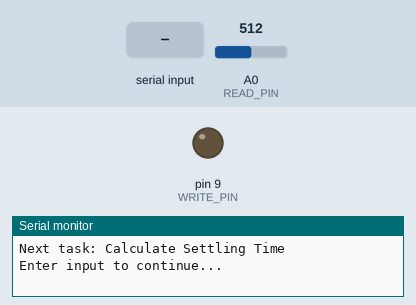
Simulated run of this sketch. Board: Arduino Uno, built with avr-gcc and run on an emulated ATmega328P. Parts: output pins drawn as LEDs (lit = HIGH), the last lines printed to the serial monitor. The inputs (shaded band) are chosen by the test bench; at power-on: A0 (READ_PIN) = 512.

Above: at 1.2 s.
1.3 s: "1" received over Serial
At 3.5 s:
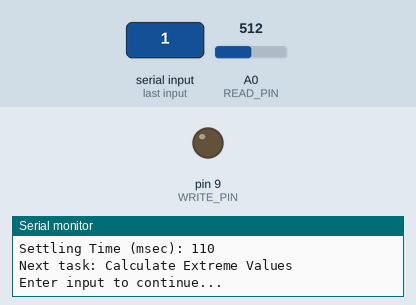
3.8 s: "0" received over Serial
At 3.97 s:
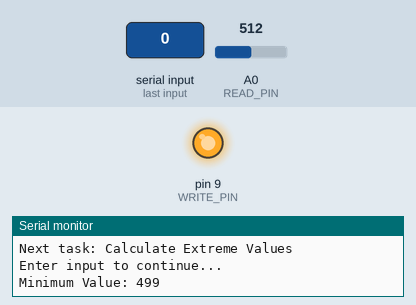
5.5 s: "2" received over Serial
At 5.78 s:
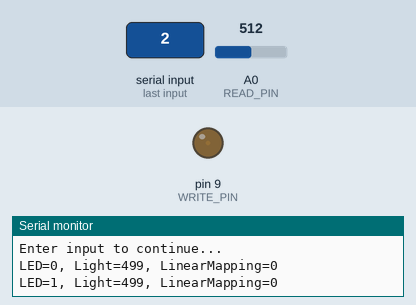
8.5 s: A0 (READ_PIN) set to 114
11.5 s: A0 (READ_PIN) set to 96
Timing chart, 0 to 21.9 s (numbered marks = the images above; inputs shaded):
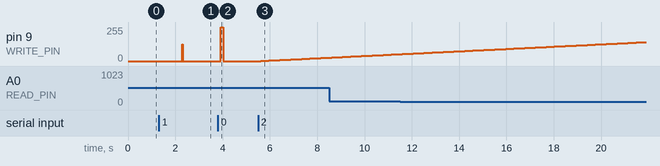

The sketch:

cmparkLab2.ino
```cpp
//Lab 2
//Author: Chris Park

#define READ_PIN 0
#define WRITE_PIN 9
#define DELTA 100
#define NUM_SAMPLES 40
#define NUM_INDICES 256

unsigned int _minLedValue, _maxLedValue;
unsigned long _settlingTime;
bool _isVerbose;
int _lookupTable[NUM_INDICES];

/*-----------------------------------------------------*/

void setup() {
  Serial.begin(9600);

  _isVerbose = true;
}//end setup

/*-----------------------------------------------------*/

void loop() {

  requestInput("Calculate Settling Time");
  _settlingTime = getSettlingTimeMillis();
  clearBuffer();

  requestInput("Calculate Extreme Values");
  calculateExtremes();
  clearBuffer();

  requestInput("Linear Mapping and Calibration Loop");
  initLookupTable();
  linearMappingLoop();
  clearBuffer();

  requestInput("Lookup Mapping Test Loop");
  lookupTestLoop();
  clearBuffer();
}//end loop

/*-----------------------------------------------------*/

int getSampleVoltage(){
  int i;
  unsigned long res = 0;

  for(i = 0; i < NUM_SAMPLES; i++){
    res += analogRead(READ_PIN);
  }
  return res / (i + 1);
}//end getSampleVoltage

/*-----------------------------------------------------*/

unsigned long getSettlingTimeMillis(){
  bool isSettled;
  int prevSample, currSample;
  unsigned long startTime, endTime, sTime;

  isSettled = false;
  prevSample = currSample = 0;
  analogWrite(WRITE_PIN, 0);
  delay(1000);
  startTime = millis();
  analogWrite(WRITE_PIN, 127);

  while(!isSettled){
    currSample = getSampleVoltage();
    Serial.println(currSample);

    if(currSample > prevSample)
      prevSample = currSample;
    else
      isSettled = true;
  }

  endTime = millis();
  sTime = endTime - startTime;
  sTime += DELTA;
  Serial.print("Settling Time (msec): ");
  Serial.println(sTime);
  return sTime;
}//end estimateSettlingtime

/*-----------------------------------------------------*/

void calculateExtremes(){
  //Get minimum brightness reading
  analogWrite(WRITE_PIN, 0);
  delay(_settlingTime);
  _minLedValue = getSampleVoltage();
  Serial.print("Minimum Value: ");
  Serial.println(_minLedValue);

  //Get maximum brightness reading
  analogWrite(WRITE_PIN, 255);
  delay(_settlingTime);
  _maxLedValue = getSampleVoltage();
  Serial.print("Maximum Value: ");
  Serial.println(_maxLedValue);
}//end calculateExtremes

/*-----------------------------------------------------*/

void linearMappingLoop(){
  int i, sample;

  for(i = 0; i < NUM_INDICES; i++){
    analogWrite(WRITE_PIN, i);
    delay(_settlingTime);

    if(_isVerbose)
      Serial.print("LED=");
    Serial.print(i);
    Serial.print(", ");

    sample = getSampleVoltage();

    if(_isVerbose)
      Serial.print("Light=");
    Serial.print(sample);
    Serial.print(", ");

    sample = map(sample, _minLedValue, _maxLedValue, 0, 255);
    sample = constrain(sample, 0, 255);

    if(_isVerbose)
      Serial.print("LinearMapping=");
    Serial.println(sample);

    _lookupTable[sample] = i;

  }//end for loop

  backFillLookupTable();
}//end linearGuessLoop

/*-----------------------------------------------------*/

void lookupTestLoop(){
  int i, sample;

  for(i = 0; i < NUM_INDICES; i++){
    analogWrite(WRITE_PIN, i);
    delay(_settlingTime);

    if(_isVerbose)
      Serial.print("LED=");
    Serial.print(i);
    Serial.print(", ");

    sample = getSampleVoltage();

    if(_isVerbose)
      Serial.print("Light=");
    Serial.print(sample);
    Serial.print(", ");

    sample = map(sample, _minLedValue, _maxLedValue, 0, 255);
    sample = constrain(sample, 0, 255);

    if(_isVerbose)
      Serial.print("ReverseMapping=");
    Serial.println(_lookupTable[sample]);
  }//end for loop

}//end lookupTestLoop

/*-----------------------------------------------------*/

void initLookupTable(){
  for(int i = 0; i < NUM_INDICES; i++)
    _lookupTable[i] = -1;
}//end initLookupTable

/*-----------------------------------------------------*/

void backFillLookupTable(){

  //if the first index is -1, set it to zero
  if(_lookupTable[0] == -1)
    _lookupTable[0] = 0;

  for(int i = 1; i < NUM_INDICES; i++)
    if(_lookupTable[i] == -1)
      _lookupTable[i] = _lookupTable[i - 1];
}//end backFillLookupTable

/*-----------------------------------------------------*/

void clearBuffer(){
  while(Serial.available() > 0)
    Serial.read();
  analogWrite(WRITE_PIN, 0);
  Serial.println();
}//end clearBuffer

/*-----------------------------------------------------*/

void requestInput(char* taskStr){
  Serial.print("Next task: ");
  Serial.println(taskStr);
  Serial.println("Enter input to continue...");
  while(Serial.available() <= 0);
}//end requestInput

/*-----------------------------------------------------*/
```

Measured:
- after the input at 1.3 s, pin 9 (WRITE_PIN): 0/255 → 127/255 after 1.0 s, → 0/255 0.01 s later
- after the input at 3.8 s, pin 9 (WRITE_PIN): 0/255 → 255/255 after 0.12 s, → 0/255 0.11 s later
- after the input at 5.5 s, pin 9 (WRITE_PIN): moves from 0/255 to 26/255 over 2.9 s, starting after 0.12 s
